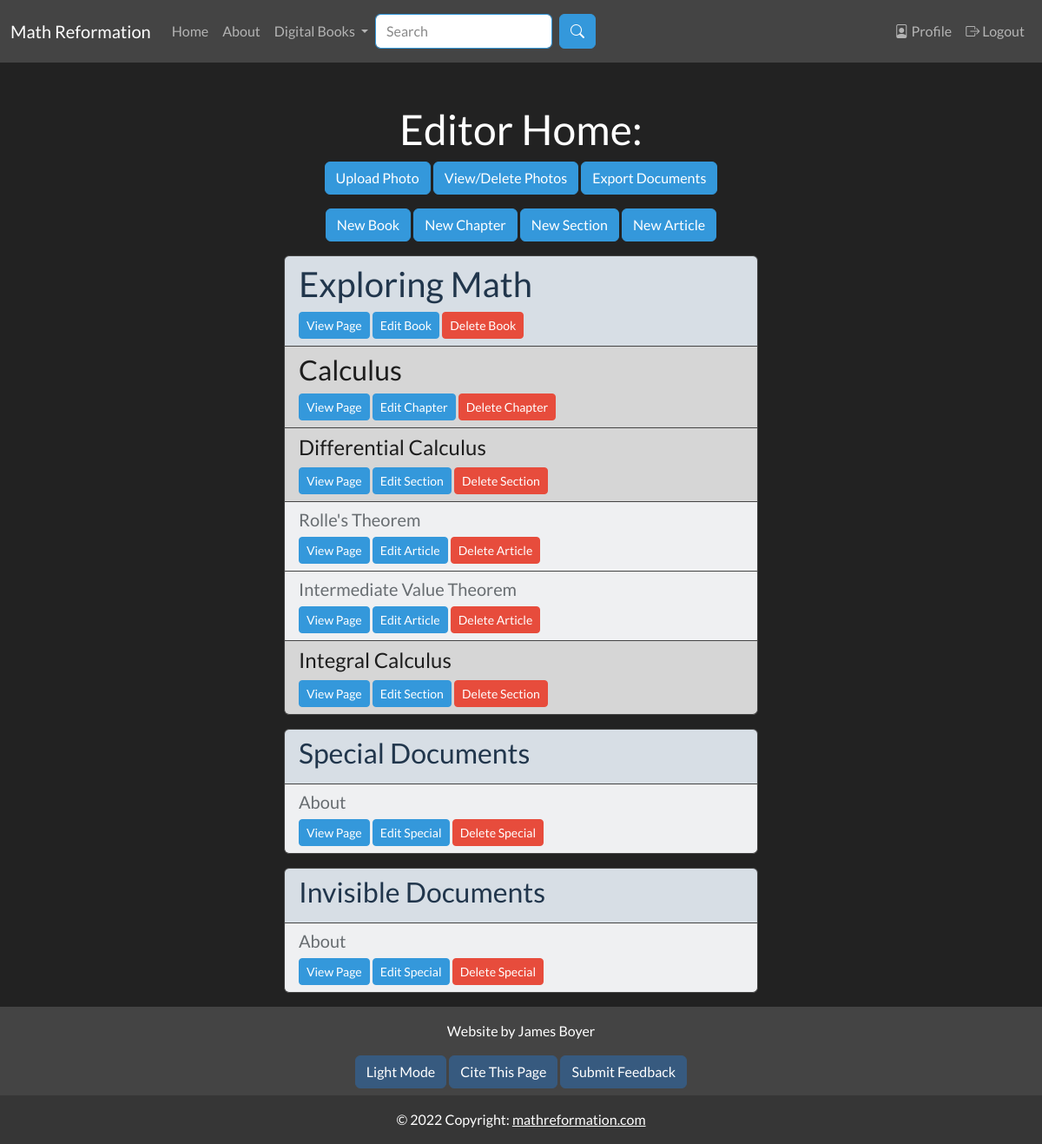
The page /editor_home (signed in) on the database as committed earlier.
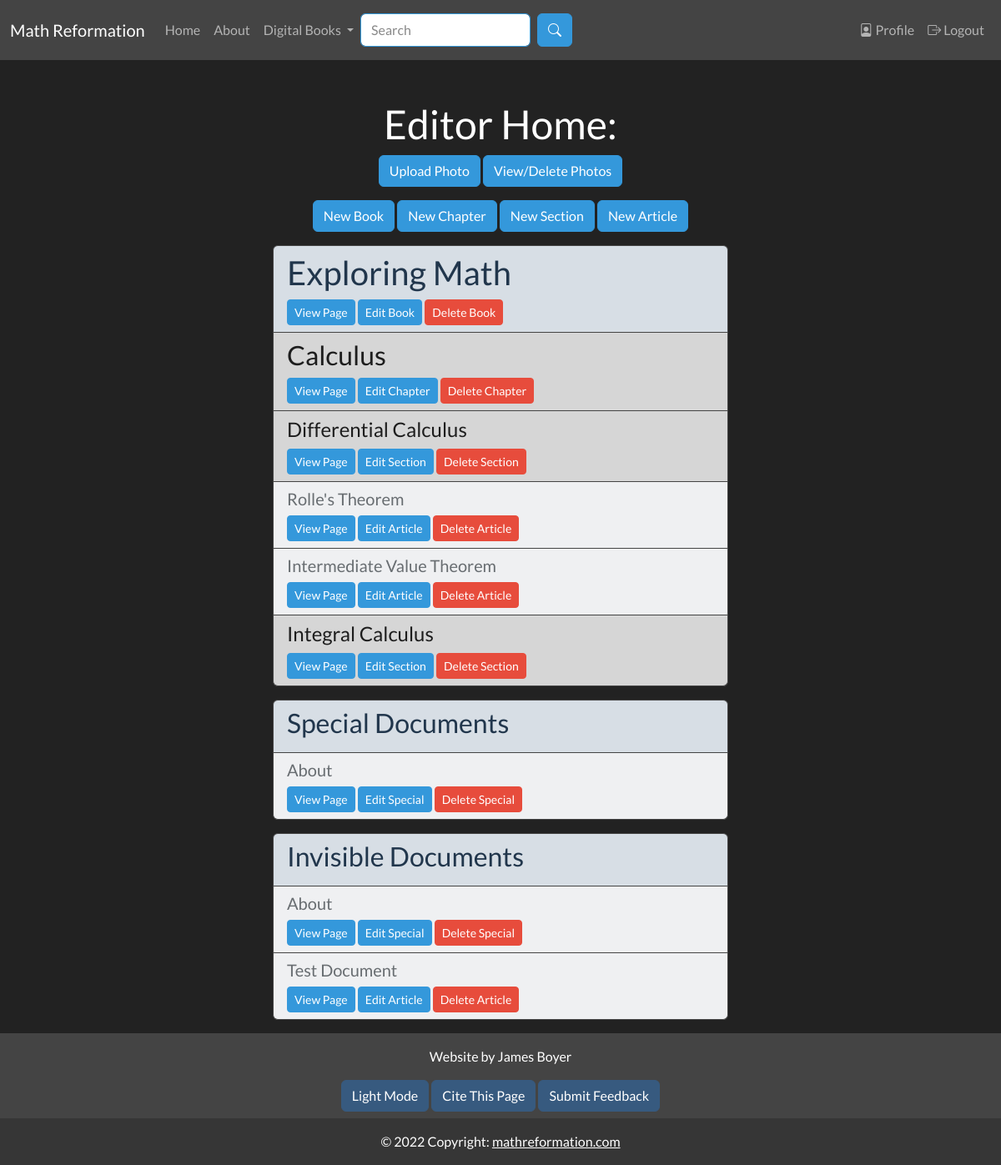
The same page on the database as committed later.
### app/models.py (models this page shows, shortened)
class SearchableMixin(object):
    @classmethod
    def search(cls, expression, page, per_page):
        ids, scores, total = query_index(cls.__tablename__, expression, page, per_page)
        if total == 0:
            return cls.query.filter_by(id=0), [], 0
        when = []
        for i in range(len(ids)):
            when.append((ids[i], i))
        return cls.query.filter(cls.id.in_(ids)).order_by( db.case(when, value=cls.id)), scores, total

class Document(SearchableMixin, db.Model):
    __tablename__ = "document"
    __searchable__ = ["body_main", "name"]
    id = db.Column(db.Integer, primary_key=True)
    name = db.Column(db.String(50), nullable=False, unique=False)
    path = db.Column(db.String(250), unique=True, nullable=False)
    body_main = db.Column(db.String(), index=True)
    body_draft = db.Column(db.String(), index=True)
    date_added = db.Column(db.DateTime, nullable=False,
        default=datetime.utcnow)
    header = db.Column(db.String(), index=True)
    order = db.Column(db.Integer())
    is_visible = db.Column(db.Boolean())
    document_type = db.Column(db.String(10), index=True)
    user_id = db.Column(db.Integer, db.ForeignKey('user.id'))
    prev_page_id = db.Column(db.Integer(), db.ForeignKey("document.id"))
    next_page = db.relationship("Document", backref=backref("prev_page", remote_side=[id]), uselist=False, foreign_keys=[prev_page_id])
    parent_id = db.Column(db.Integer(), db.ForeignKey("document.id"))
    children = db.relationship("Document", backref=backref("parent", remote_side=[id]), foreign_keys=[parent_id])
    def ordered_children(self):
        print(self.children)
        children = [child for child in self.children if child.is_visible]
        if self.children == []:
            return []
        children_idx = np.array([child.order if child.order != None else 0 for child in children])
        print(children_idx)
        sorted_children_idx = np.argsort(children_idx)
        print(sorted_children_idx)
        return np.array(self.children)[sorted_children_idx]
    def __repr__(self):
        return '<Document ' + self.name + '>'

### app/staff/routes.py (the view)
@bp.route("/editor_home", methods=["GET", "POST"])
@login_required
@editor_permission.require(http_exception=403)
def editor_home():
    add_photo_form = AddPhotoForm()
    if add_photo_form.validate_on_submit():
        filename = photos.save(request.files["photo"], name=add_photo_form.name.data)
        url =  url_for("_uploads.uploaded_file", setname="photos", filename=filename)
        print("Url: ", url)
        flash("Photo uploaded at: " + url)
    files = os.listdir(current_app.config['UPLOADED_PHOTOS_DEST'])
    books = Document.query.filter_by(document_type="book")
    special_documents = Document.query.filter_by(document_type="special")
    invisible_documents = Document.query.filter_by(is_visible=False)
    lost_documents = [doc for doc in Document.query.filter_by(parent=None) if doc.document_type not in ["book", "special"]]
    return render_template('staff/editor_home.html',
                            books=books,
                            special_documents=special_documents,
                            invisible_documents=invisible_documents,
                            lost_documents=lost_documents,
                            add_photo_form=add_photo_form,
                            setname=photos.name,
                            files=files,
                            title="Editor Home")

### app/main/forms.py
class SearchForm(FlaskForm):
    q = StringField("Search", validators=[DataRequired()])
    submit = SubmitField("Search")
    def __init__(self, *args, **kwargs):
        if 'formdata' not in kwargs:
            kwargs['formdata'] = request.args
        if 'csrf_enabled' not in kwargs:
            kwargs['csrf_enabled'] = False
        super(SearchForm, self).__init__(*args, **kwargs)

### app/staff/forms.py
class AddPhotoForm(FlaskForm):
    photo = FileField('Photo')
    name = StringField("Name",validators=[DataRequired()])
    submit = SubmitField('Save')

### MathReformationWebsite.py (called while the page is built)
@app.context_processor
def add_imports():
    return dict(admin_permission=admin_permission, author_permission=author_permission, editor_permission=editor_permission, g=g)

### app/auth/routes.py (called while the page is built)
@login.user_loader
def load_user(id):
    return User.query.get(int(id))

### app/main/routes.py (called while the page is built)
@bp.before_app_request
def before_request():
    g.search_form = SearchForm(meta={'csrf': False})
    if g.search_form.validate():
        print("here")

### app/models.py (called while the page is built)
    def get_task_in_progress(self, name):
        return Task.query.filter_by(name=name, user=self, complete=False).first()

### app/templates/staff/editor_home.html (shortened to what this page needs)
{% extends "base.html" %}
{% from 'macros/form_macros.html' import input, edit_document_button, delete_document_button, view_document_button %}
{% from 'macros/photo_macros.html' import photo_viewer_script, photo_viewer_button, add_photo_button %}
{% block content %}
<h1 class="text-center">Editor Home:</h1>
<div class="text-center">
    {{ add_photo_button(field=add_photo_form) }}
    {{ photo_viewer_button(files, can_delete=True, btn_name="View/Delete Photos") }}
    {% if not current_user.get_task_in_progress('export_document') %}
    <a href="{{ url_for('staff.export') }}" class="btn btn-info" role="button">Export Documents</a>
    {% endif %}
</div>
<div class="mt-3 mb-3 text-center">
    <a href="{{ url_for('staff.new_document', document_type='book', version='main') }}" class="btn btn-info" role="button">New Book</a>
    <a href="{{ url_for('staff.new_document', document_type='chapter', version='main') }}" class="btn btn-info" role="button">New Chapter</a>
    <a href="{{ url_for('staff.new_document', document_type='section', version='main') }}" class="btn btn-info" role="button">New Section</a>
    <a href="{{ url_for('staff.new_document', document_type='article', version='main') }}" class="btn btn-info" role="button">New Article</a>
</div>
{% for book in books %}
<ul class="list-group mt-3 mb-3">
    <li class="list-group-item list-group-item-primary">
        <h2>{{ book.name }}</h2>
        {{ view_document_button(path=book.path, warning=False) }}
        {{ edit_document_button(path=book.path, document_type='book') }}
        {{ delete_document_button(path=book.path, document_type='book') }}
    </li>
    {% for chapter in book.ordered_children() %}
    <li class="list-group-item list-group-item-dark">
        <h3>{{ chapter.name }}</h3>
        {{ view_document_button(path=chapter.path, warning=False) }}
        {{ edit_document_button(path=chapter.path, document_type='chapter') }}
        {{ delete_document_button(path=chapter.path, document_type='chapter') }}
    </li>
    {% for section in chapter.ordered_children() %}
    <li class="list-group-item list-group-item-dark">
        <h4>{{ section.name }}</h4>
        {{ view_document_button(path=section.path, warning=False) }}
        {{ edit_document_button(path=section.path, document_type='section') }}
        {{ delete_document_button(path=section.path, document_type='section') }}
    </li>
    {% for article in section.ordered_children() %}
    <li class="list-group-item list-group-item-light">
        <h5>{{ article.name }}</h5>
        {{ view_document_button(path=article.path, warning=False) }}
        {{ edit_document_button(path=article.path, document_type='article') }}
        {{ delete_document_button(path=article.path, document_type='article') }}
    </li>
    {% endfor %}
    {% endfor %}
    {% endfor %}
</ul>
{% endfor %}
{% if special_documents %}
<ul class="list-group mt-3 mb-3">
    <li class="list-group-item list-group-item-primary">
        <h3>Special Documents</h3>
    </li>
    {% for document in special_documents %}
    <li class="list-group-item list-group-item-light">
        <h5>{{ document.name }}</h5>
        {{ view_document_button(path=document.path, warning=False) }}
        {{ edit_document_button(path=document.path, document_type=document.document_type) }}
        {{ delete_document_button(path=document.path, document_type=document.document_type) }}
    </li>
    {% endfor %}
</ul>
{% endif %}
{% if invisible_documents %}
<ul class="list-group mt-3 mb-3">
    <li class="list-group-item list-group-item-primary">
        <h3>Invisible Documents</h3>
    </li>
    {% for document in invisible_documents %}
    <li class="list-group-item list-group-item-light">
        <h5>{{ document.name }}</h5>
        {{ view_document_button(path=document.path, warning=False) }}
        {{ edit_document_button(path=document.path, document_type=document.document_type) }}
        {{ delete_document_button(path=document.path, document_type=document.document_type) }}
    </li>
    {% endfor %}
</ul>
{% endif %}
{% endblock %}
{% block citation %}
{{ citation_info(page_type="Math Reformation", page_name="Editor Home") }}
{% endblock %}

### app/templates/macros/form_macros.html (shortened to what this page needs)
{% macro edit_document_button(path, document_type) -%}
<a href="{{ url_for('staff.edit_document', document_type=document_type, path=path, version='main') }}" class="btn btn-info btn-sm" role="button">Edit {{ document_type.capitalize() }}</a>
{%- endmacro %}
{% macro delete_document_button(path, document_type) -%}
<a href="{{ url_for('staff.delete_file', item_type=document_type, item_name=path) }}" class="btn btn-sm btn-danger" onclick="return confirm('Are you sure you want to delete this {{ document_type }}?');" role="button">Delete {{ document_type.capitalize() }}</a>
{%- endmacro %}
{% macro view_document_button(path, warning) -%}
<a href="{{ url_for('main.document_page', path=path) }}" class="btn btn-sm btn-info" role="button"  {% if warning %}onclick="return confirm('Make sure to save document first! Please click on OK to continue.');" {% endif %}>View Page</a>
{%- endmacro %}

Rows that differ between the two databases and show on the page:
added Document: name "Test Document", capitalize "Article", shown under "Invisible Documents"
Other text that changed with them:
text no longer shown: "Export Documents"
